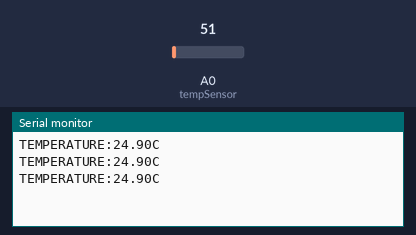
A sketch run on a simulated Arduino Uno, built with avr-gcc and run on an emulated ATmega328P. On the bench: the last lines printed to the serial monitor. Inputs (shaded band) come from the test bench; at power-on: A0 (tempSensor) = 51.

Above: at 1.3 s.
1.4 s: A0 (tempSensor) set to 61
At 1.9 s:
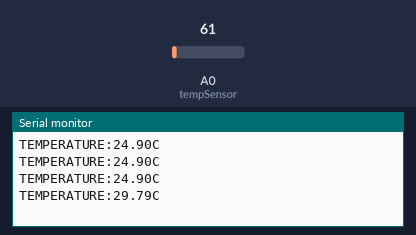
2.9 s: A0 (tempSensor) set to 71
At 3.4 s:
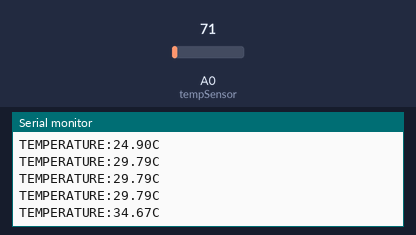
Timing chart, 0 to 5.9 s (numbered marks = the images above; inputs shaded):
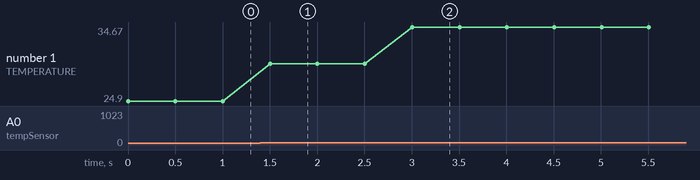

Measured:
- after the input at 1.4 s, the serial monitor: prints a new line after 0.10 s (image 1)
- after the input at 2.9 s, the serial monitor: prints a new line after 0.10 s (image 2)
- plotted number 1: 24.9 → 29.79 after the input at 1.4 s, 29.79 → 34.67 after the input at 2.9 s

The sketch:

Temperature.ino
```cpp
int tempSensor = A0;

void setup() {
  pinMode(A0, INPUT);
  Serial.begin(9600);
}

void loop() {
  int temp = analogRead(tempSensor);
  float mv = (temp/1024.0)*5000;
  float cel = mv/10;
  float farh = (cel*9)/5;
  Serial.print("TEMPERATURE:");
  Serial.print(cel);
  Serial.println("C");
  delay(500);
}
```
